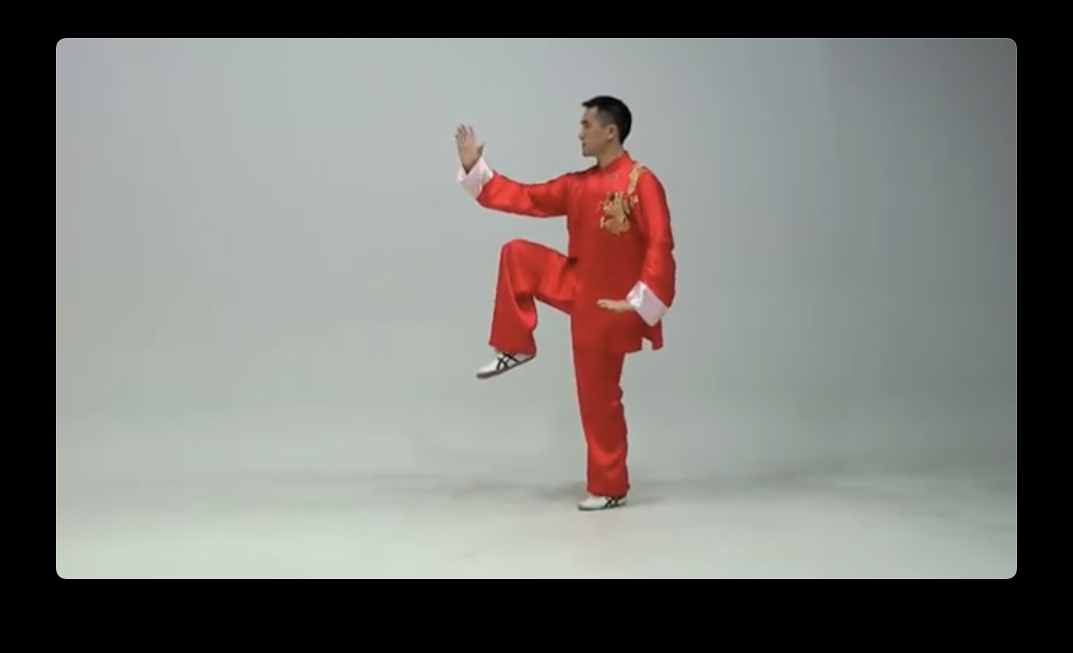
#> input picture data/demo/5.png, 2146 x 1306 px (shown at 1/2 size); its folder holds 5 pictures in this run
$ python crop_image.py
#> lines starting #> are read from the running program, lines starting #| are printed output that depends on the picture
import cv2

n = 5
fp = f'data/demo/{n}.png'
frame = cv2.imread(fp)
#> frame is the input picture: shape (1306, 2146, 3); mean B, G, R 118.4, 122.1, 122.6
print(frame.shape)
#| (1306, 2146, 3)
# img = img[200:1200, 100:2600]
scale_percent = 40 * 1.238 # percent of original size
width = int(frame.shape[1] * scale_percent / 100)
#> width = 1062
height = int(frame.shape[0] * scale_percent / 100)
#> height = 646
dim = (width, height)
#> dim = (1062, 646)
print(dim)
#| (1062, 646)
frame = cv2.resize(frame, dim, interpolation = cv2.INTER_AREA)
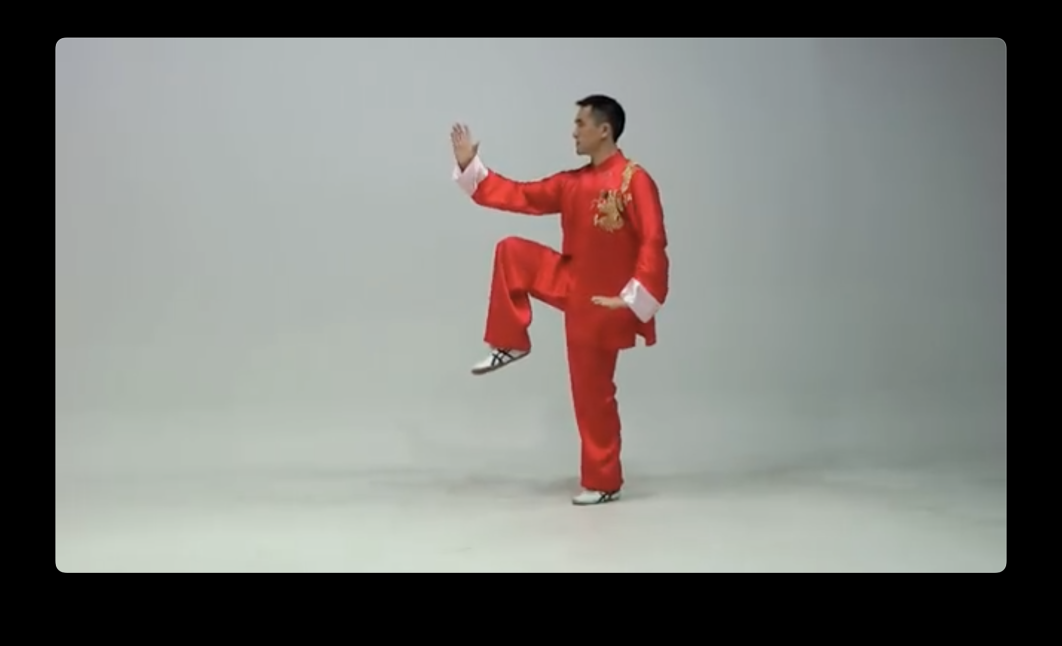
#> frame: shape (646, 1062, 3); mean B, G, R 118.4, 122.1, 122.6
frame = frame[100:580, 220:860]
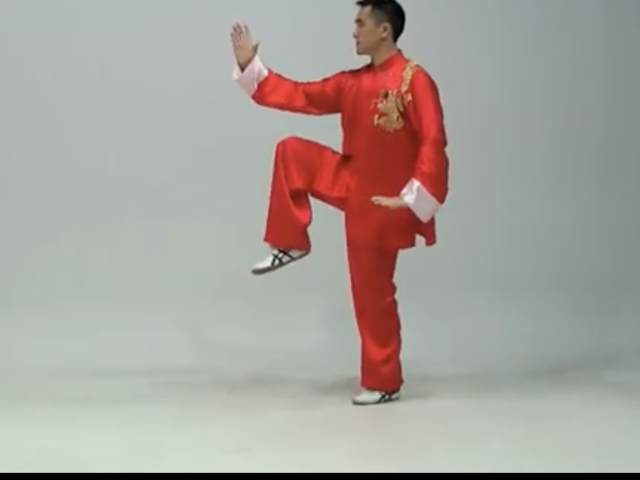
#> frame: shape (480, 640, 3); mean B, G, R 156.2, 162.3, 168.3
# frame = frame[60:540, 220:860]
# frame
print(frame.shape)
#| (480, 640, 3)
cv2.imshow('fig', frame)
cv2.waitKey(0)
cv2.destroyAllWindows()

cv2.imwrite(f'data/demo/{n}_resized.png', frame)
